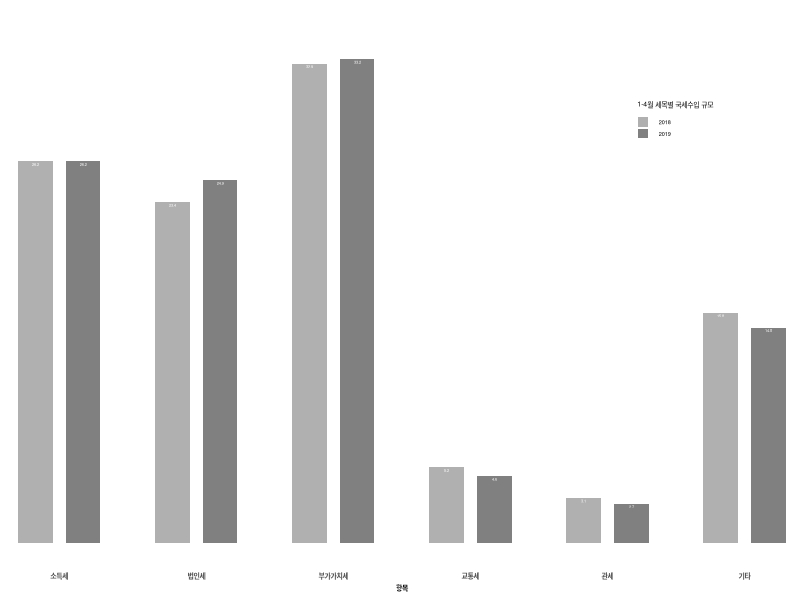

Source code (R):
library(ggplot2)

year2018 <- c(26.2, 23.4, 32.9, 5.2, 3.1, 15.8)
year2019 <- c(26.2, 24.9, 33.2, 4.6, 2.7, 14.8)

labels <- factor(c("소득세","법인세","부가가치세","교통세","관세","기타"),
                 levels = c("소득세","법인세","부가가치세","교통세","관세","기타"))

group <- factor(c(" 2018"," 2019"))

data <- data.frame(y = c(year2018, year2019),
                   labels = rep(labels, 2),
                   group = rep(group, each=length(year2018)))

p <- ggplot(data, aes(x=labels, y=y, fill=group)) + xlab("항목") + ylab("금액 (조)")+
  geom_bar(stat='identity', position = position_dodge(0.7), width=0.5)+
  scale_x_discrete(expand=c(0,0))+scale_y_continuous(expand=c(0,0))+
  scale_fill_manual(name="1-4월 세목별 국세수입 규모", values=c("#B0B0B0", "#808080"))+
  ylim(0,35)+
  geom_text(data=data, aes(x=labels, y=y, label=y), vjust=1.5, size=1, position=position_dodge(0.7),
            color='white')+
  theme(axis.title.x = element_text(size=5, face='bold'),
        plot.title = element_text(size=5, hjust=0.5, face='bold'),
        legend.position=c(0.85, 0.8),
        axis.title.y=element_blank(),
        axis.text.x=element_text(margin = margin(t=0, r=0, b=0, l=0)),
        axis.text.y=element_blank(),
        axis.ticks.x=element_blank(),
        axis.ticks.y=element_blank(),
        legend.text = element_text(size=4),
        legend.title = element_text(size=5),
        legend.key.height = unit("0.3", "cm"),
        legend.key.size = unit("0.3", "cm"),
        axis.text = element_text(size=5, face='bold'),
        panel.grid.major = element_blank(),
        panel.grid.minor = element_blank(),
        panel.background = element_blank())

ggsave("recharted_20190611.png", plot=p, width=3, height=2)
